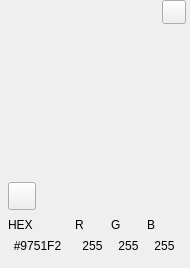
<?xml version="1.0" encoding="UTF-8"?>
<ui version="4.0">
 <class>ColorDialog</class>
 <widget class="QWidget" name="ColorDialog">
  <property name="geometry">
   <rect>
    <x>0</x>
    <y>0</y>
    <width>190</width>
    <height>268</height>
   </rect>
  </property>
  <property name="maximumSize">
   <size>
    <width>208</width>
    <height>16777215</height>
   </size>
  </property>
  <property name="windowTitle">
   <string>Form</string>
  </property>
  <property name="styleSheet">
   <string notr="true"/>
  </property>
  <layout class="QVBoxLayout" name="verticalLayout">
   <property name="spacing">
    <number>0</number>
   </property>
   <property name="leftMargin">
    <number>0</number>
   </property>
   <property name="topMargin">
    <number>0</number>
   </property>
   <property name="rightMargin">
    <number>0</number>
   </property>
   <property name="bottomMargin">
    <number>0</number>
   </property>
   <item>
    <widget class="QWidget" name="widget_3" native="true">
     <property name="maximumSize">
      <size>
       <width>190</width>
       <height>24</height>
      </size>
     </property>
     <layout class="QHBoxLayout" name="horizontalLayout">
      <property name="spacing">
       <number>0</number>
      </property>
      <property name="leftMargin">
       <number>8</number>
      </property>
      <property name="topMargin">
       <number>0</number>
      </property>
      <property name="rightMargin">
       <number>4</number>
      </property>
      <property name="bottomMargin">
       <number>0</number>
      </property>
      <item>
       <spacer name="horizontalSpacer">
        <property name="orientation">
         <enum>Qt::Horizontal</enum>
        </property>
        <property name="sizeHint" stdset="0">
         <size>
          <width>168</width>
          <height>20</height>
         </size>
        </property>
       </spacer>
      </item>
      <item>
       <widget class="QToolButton" name="close_btn">
        <property name="maximumSize">
         <size>
          <width>24</width>
          <height>24</height>
         </size>
        </property>
        <property name="text">
         <string/>
        </property>
       </widget>
      </item>
     </layout>
    </widget>
   </item>
   <item>
    <widget class="QWidget" name="sv_widget" native="true">
     <property name="minimumSize">
      <size>
       <width>190</width>
       <height>150</height>
      </size>
     </property>
     <property name="maximumSize">
      <size>
       <width>190</width>
       <height>150</height>
      </size>
     </property>
    </widget>
   </item>
   <item>
    <widget class="QWidget" name="widget_2" native="true">
     <property name="minimumSize">
      <size>
       <width>190</width>
       <height>0</height>
      </size>
     </property>
     <property name="maximumSize">
      <size>
       <width>190</width>
       <height>16777215</height>
      </size>
     </property>
     <layout class="QGridLayout" name="gridLayout_3">
      <property name="leftMargin">
       <number>8</number>
      </property>
      <property name="topMargin">
       <number>8</number>
      </property>
      <property name="rightMargin">
       <number>8</number>
      </property>
      <property name="bottomMargin">
       <number>8</number>
      </property>
      <property name="spacing">
       <number>8</number>
      </property>
      <item row="0" column="0" colspan="2">
       <widget class="QWidget" name="widget_4" native="true">
        <property name="minimumSize">
         <size>
          <width>0</width>
          <height>28</height>
         </size>
        </property>
        <property name="maximumSize">
         <size>
          <width>16777215</width>
          <height>28</height>
         </size>
        </property>
        <layout class="QGridLayout" name="gridLayout">
         <property name="leftMargin">
          <number>0</number>
         </property>
         <property name="topMargin">
          <number>0</number>
         </property>
         <property name="rightMargin">
          <number>0</number>
         </property>
         <property name="bottomMargin">
          <number>0</number>
         </property>
         <property name="spacing">
          <number>8</number>
         </property>
         <item row="0" column="0" rowspan="2">
          <widget class="QToolButton" name="apply_btn">
           <property name="minimumSize">
            <size>
             <width>28</width>
             <height>28</height>
            </size>
           </property>
           <property name="maximumSize">
            <size>
             <width>28</width>
             <height>28</height>
            </size>
           </property>
           <property name="text">
            <string/>
           </property>
          </widget>
         </item>
         <item row="0" column="1">
          <widget class="QWidget" name="v_widget" native="true">
           <property name="minimumSize">
            <size>
             <width>138</width>
             <height>0</height>
            </size>
           </property>
           <property name="maximumSize">
            <size>
             <width>138</width>
             <height>16777215</height>
            </size>
           </property>
          </widget>
         </item>
         <item row="1" column="1">
          <widget class="QWidget" name="widget_6" native="true">
           <property name="minimumSize">
            <size>
             <width>138</width>
             <height>0</height>
            </size>
           </property>
           <property name="maximumSize">
            <size>
             <width>138</width>
             <height>16777215</height>
            </size>
           </property>
          </widget>
         </item>
        </layout>
       </widget>
      </item>
      <item row="1" column="0">
       <widget class="QWidget" name="widget_7" native="true">
        <property name="minimumSize">
         <size>
          <width>59</width>
          <height>42</height>
         </size>
        </property>
        <property name="maximumSize">
         <size>
          <width>59</width>
          <height>42</height>
         </size>
        </property>
        <layout class="QVBoxLayout" name="verticalLayout_2">
         <property name="spacing">
          <number>0</number>
         </property>
         <property name="leftMargin">
          <number>0</number>
         </property>
         <property name="topMargin">
          <number>0</number>
         </property>
         <property name="rightMargin">
          <number>0</number>
         </property>
         <property name="bottomMargin">
          <number>0</number>
         </property>
         <item>
          <widget class="QLabel" name="label">
           <property name="minimumSize">
            <size>
             <width>59</width>
             <height>14</height>
            </size>
           </property>
           <property name="maximumSize">
            <size>
             <width>59</width>
             <height>14</height>
            </size>
           </property>
           <property name="text">
            <string>HEX</string>
           </property>
           <property name="alignment">
            <set>Qt::AlignLeading|Qt::AlignLeft|Qt::AlignTop</set>
           </property>
          </widget>
         </item>
         <item>
          <widget class="QLabel" name="hex_label">
           <property name="minimumSize">
            <size>
             <width>59</width>
             <height>28</height>
            </size>
           </property>
           <property name="maximumSize">
            <size>
             <width>59</width>
             <height>28</height>
            </size>
           </property>
           <property name="text">
            <string>#9751F2</string>
           </property>
           <property name="alignment">
            <set>Qt::AlignCenter</set>
           </property>
          </widget>
         </item>
        </layout>
       </widget>
      </item>
      <item row="1" column="1">
       <widget class="QWidget" name="widget_8" native="true">
        <property name="minimumSize">
         <size>
          <width>0</width>
          <height>42</height>
         </size>
        </property>
        <property name="maximumSize">
         <size>
          <width>16777215</width>
          <height>42</height>
         </size>
        </property>
        <layout class="QGridLayout" name="gridLayout_2">
         <property name="leftMargin">
          <number>0</number>
         </property>
         <property name="topMargin">
          <number>0</number>
         </property>
         <property name="rightMargin">
          <number>0</number>
         </property>
         <property name="bottomMargin">
          <number>0</number>
         </property>
         <property name="horizontalSpacing">
          <number>1</number>
         </property>
         <property name="verticalSpacing">
          <number>0</number>
         </property>
         <item row="0" column="0">
          <widget class="QLabel" name="label_3">
           <property name="maximumSize">
            <size>
             <width>16777215</width>
             <height>14</height>
            </size>
           </property>
           <property name="text">
            <string>R</string>
           </property>
           <property name="alignment">
            <set>Qt::AlignLeading|Qt::AlignLeft|Qt::AlignTop</set>
           </property>
          </widget>
         </item>
         <item row="0" column="1">
          <widget class="QLabel" name="label_5">
           <property name="maximumSize">
            <size>
             <width>16777215</width>
             <height>14</height>
            </size>
           </property>
           <property name="text">
            <string>G</string>
           </property>
           <property name="alignment">
            <set>Qt::AlignLeading|Qt::AlignLeft|Qt::AlignTop</set>
           </property>
          </widget>
         </item>
         <item row="0" column="2">
          <widget class="QLabel" name="label_7">
           <property name="maximumSize">
            <size>
             <width>16777215</width>
             <height>14</height>
            </size>
           </property>
           <property name="text">
            <string>B</string>
           </property>
           <property name="alignment">
            <set>Qt::AlignLeading|Qt::AlignLeft|Qt::AlignTop</set>
           </property>
          </widget>
         </item>
         <item row="1" column="0">
          <widget class="QLabel" name="r_label">
           <property name="text">
            <string>255</string>
           </property>
           <property name="alignment">
            <set>Qt::AlignCenter</set>
           </property>
          </widget>
         </item>
         <item row="1" column="1">
          <widget class="QLabel" name="g_label">
           <property name="text">
            <string>255</string>
           </property>
           <property name="alignment">
            <set>Qt::AlignCenter</set>
           </property>
          </widget>
         </item>
         <item row="1" column="2">
          <widget class="QLabel" name="b_label">
           <property name="text">
            <string>255</string>
           </property>
           <property name="alignment">
            <set>Qt::AlignCenter</set>
           </property>
          </widget>
         </item>
        </layout>
       </widget>
      </item>
     </layout>
    </widget>
   </item>
  </layout>
 </widget>
 <resources/>
 <connections/>
</ui>
